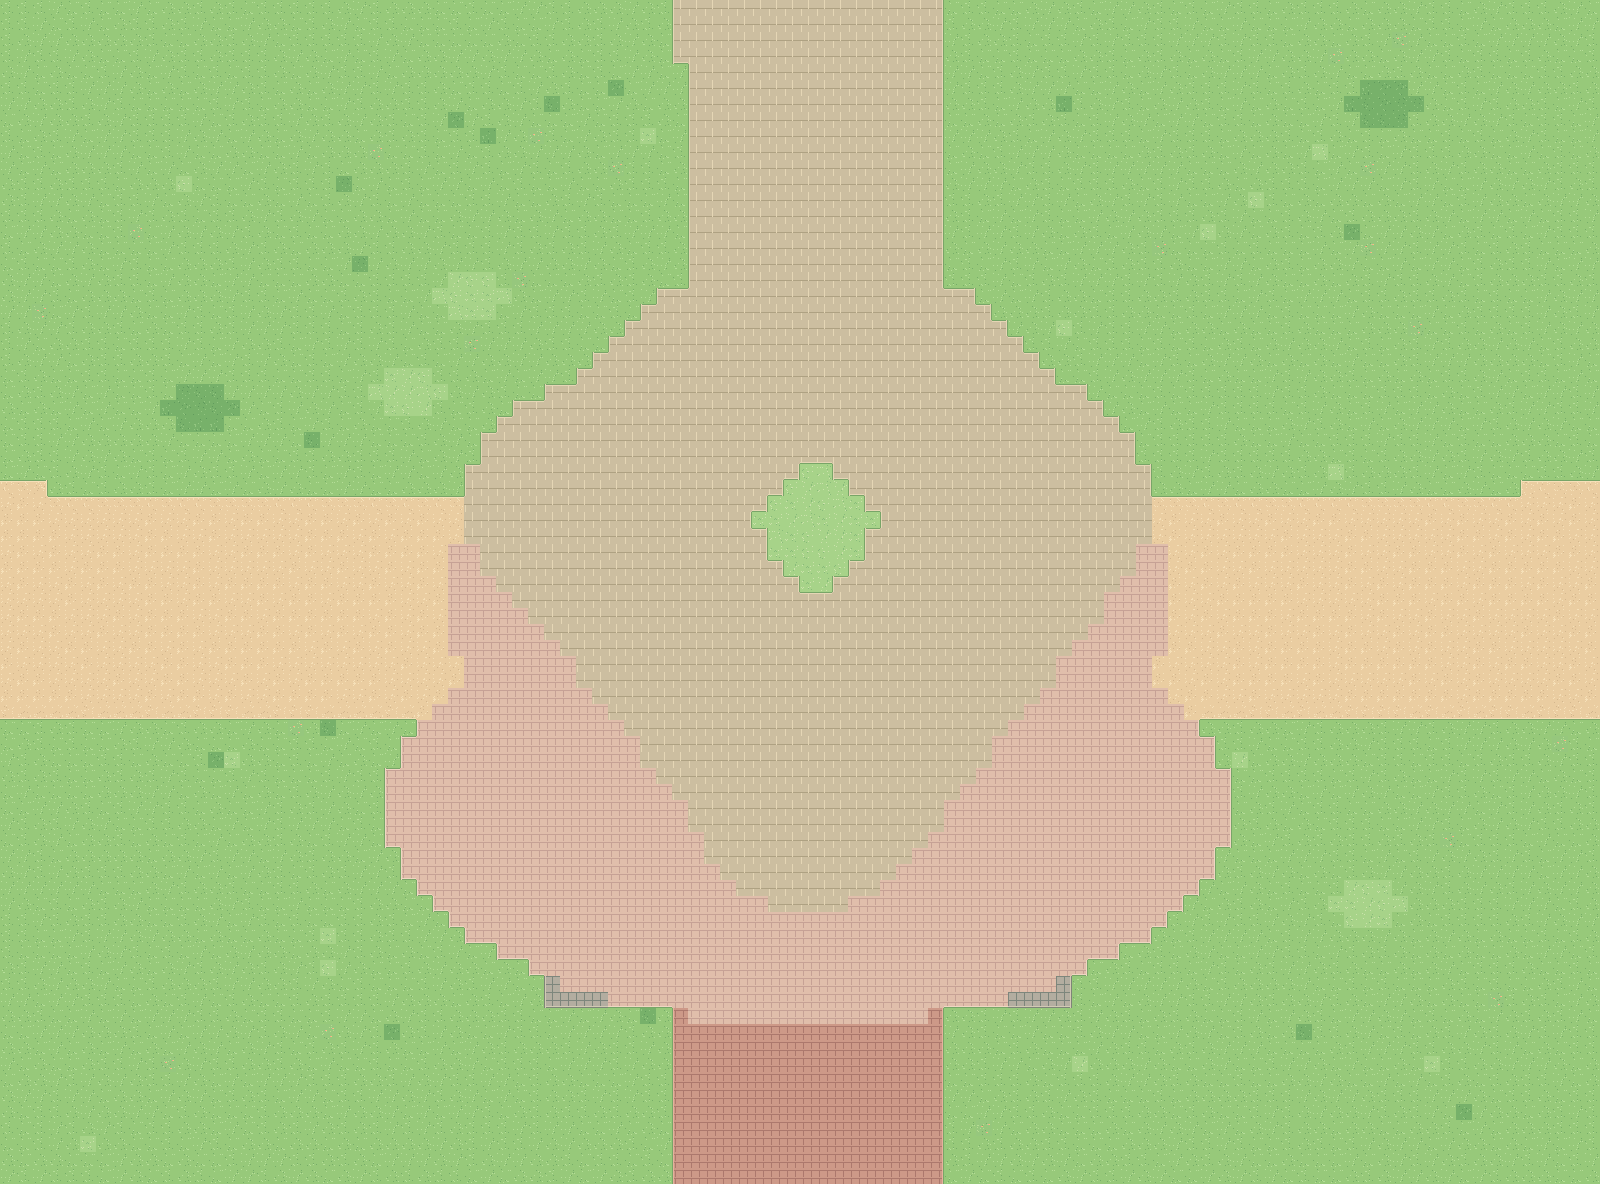

Tiled map render using the project's own tile images. Description and the map definition, with tile-layer contents summarised, below:
An orthogonal 100x74 tile map with 16x16 px tiles, 4 tile layers (Ground, Landscape, Roads, BuildingPads) and 11 objects (3x building_slot, 3x building_label, 2x scene_portal, landmark_area, spawn, ...).

<map version="1.10" tiledversion="1.11.2" orientation="orthogonal" renderorder="right-down" width="100" height="74" tilewidth="16" tileheight="16" infinite="0" nextlayerid="9" nextobjectid="800" backgroundcolor="#97C97A">
  <properties>
    <property name="scene_id" value="18" />
    <property name="scene_name" value="含弘门与雕像广场" />
    <property name="macro_area" value="E 门区行政区" />
    <property name="tile_scale" type="int" value="16" />
    <property name="player_sprite_width" type="int" value="48" />
    <property name="player_sprite_height" type="int" value="48" />
    <property name="world_origin_x_px" type="int" value="0" />
    <property name="world_origin_y_px" type="int" value="0" />
    <property name="ground_only" type="bool" value="true" />
    <property name="building_art_separate" type="bool" value="true" />
  </properties>
  <tileset firstgid="1" name="swu_terrain_16" tilewidth="16" tileheight="16" tilecount="412" columns="16">
    <image source="../assets/ground_tiles_16.png" width="256" height="416" />
  </tileset>
  <layer id="1" name="Ground" width="100" height="74">
    <data>[7400 cells, 7400 non-empty, 4 distinct tile ids]</data>
  </layer>
  <layer id="2" name="Landscape" width="100" height="74">
    <data>[7400 cells, 142 non-empty, 12 distinct tile ids]</data>
  </layer>
  <layer id="3" name="Roads" width="100" height="74">
    <data>[7400 cells, 3109 non-empty, 45 distinct tile ids]</data>
  </layer>
  <layer id="4" name="BuildingPads" width="100" height="74">
    <data>[7400 cells, 10 non-empty, 6 distinct tile ids]</data>
  </layer>
  <objectgroup id="5" name="BuildingSlots" visible="0" color="#D9B768">
    <object id="1" name="slot_18_01" type="building_slot" x="544" y="896" width="112" height="112">
      <properties>
        <property name="display_name" value="一号门西侧门柱占地" />
        <property name="confidence" value="verified_landmark" />
        <property name="note" value="建筑预留地，仅用于当前地图阶段，后续再放建筑与碰撞体" />
        <property name="future_collision" type="bool" value="true" />
        <property name="currently_walkable" type="bool" value="true" />
        <property name="macro_area" value="E 门区行政区" />
      </properties>
    </object>
    <object id="2" name="slot_18_02" type="building_slot" x="960" y="896" width="112" height="112">
      <properties>
        <property name="display_name" value="一号门东侧门柱占地" />
        <property name="confidence" value="verified_landmark" />
        <property name="note" value="建筑预留地，仅用于当前地图阶段，后续再放建筑与碰撞体" />
        <property name="future_collision" type="bool" value="true" />
        <property name="currently_walkable" type="bool" value="true" />
        <property name="macro_area" value="E 门区行政区" />
      </properties>
    </object>
    <object id="3" name="slot_18_03" type="building_slot" x="736" y="464" width="144" height="96">
      <properties>
        <property name="display_name" value="毛泽东雕像 / 景观基座" />
        <property name="confidence" value="verified_landmark" />
        <property name="note" value="建筑预留地，仅用于当前地图阶段，后续再放建筑与碰撞体" />
        <property name="future_collision" type="bool" value="true" />
        <property name="currently_walkable" type="bool" value="true" />
        <property name="macro_area" value="E 门区行政区" />
      </properties>
    </object>
  </objectgroup>
  <objectgroup id="6" name="LandmarkAreas" visible="0" color="#3B9C88">
    <object id="4" name="area_18_01" type="landmark_area" x="480" y="288" width="656" height="400">
      <properties>
        <property name="display_name" value="雕像花园" />
        <property name="confidence" value="landmark_area_approx" />
      </properties>
    </object>
  </objectgroup>
  <objectgroup id="7" name="Portals" visible="0" color="#4CA3D9">
    <object id="5" name="exit_north" type="scene_portal" x="672" y="0" width="272" height="64">
      <properties>
        <property name="direction" value="north" />
        <property name="target_scene" value="12" />
        <property name="target_portal" value="exit_south" />
        <property name="spawn_x_px" type="int" value="800" />
        <property name="spawn_y_px" type="int" value="1056" />
        <property name="trigger" value="cross_map_edge" />
        <property name="enabled" type="bool" value="true" />
      </properties>
    </object>
    <object id="6" name="exit_east" type="scene_portal" x="1520" y="480" width="80" height="240">
      <properties>
        <property name="direction" value="east" />
        <property name="target_scene" value="19" />
        <property name="target_portal" value="exit_west" />
        <property name="spawn_x_px" type="int" value="160" />
        <property name="spawn_y_px" type="int" value="592" />
        <property name="trigger" value="cross_map_edge" />
        <property name="enabled" type="bool" value="true" />
      </properties>
    </object>
  </objectgroup>
  <objectgroup id="8" name="Spawn" visible="0" color="#74B877">
    <object id="7" name="player_start" type="spawn" x="800" y="896" width="0" height="0">
      <properties>
        <property name="feet_position" type="bool" value="true" />
        <property name="sprite_width" type="int" value="48" />
        <property name="sprite_height" type="int" value="48" />
      </properties>
    </object>
  </objectgroup>
  <objectgroup id="9" name="地标中文标注_编辑用" visible="1" color="#284F48">
    <object id="8" name="一号门西侧门柱占地" type="building_label" x="430.0" y="930.0" width="340" height="44">
      <text fontfamily="Noto Sans CJK SC" pixelsize="21" color="#284D42" halign="center" valign="center" wrap="1">一号门西侧门柱占地</text>
    </object>
    <object id="9" name="一号门东侧门柱占地" type="building_label" x="846.0" y="930.0" width="340" height="44">
      <text fontfamily="Noto Sans CJK SC" pixelsize="21" color="#284D42" halign="center" valign="center" wrap="1">一号门东侧门柱占地</text>
    </object>
    <object id="10" name="毛泽东雕像 / 景观基座" type="building_label" x="638.0" y="490.0" width="340" height="44">
      <text fontfamily="Noto Sans CJK SC" pixelsize="21" color="#284D42" halign="center" valign="center" wrap="1">毛泽东雕像 / 景观基座</text>
    </object>
    <object id="11" name="雕像花园" type="area_label" x="638.0" y="466.0" width="340" height="44">
      <text fontfamily="Noto Sans CJK SC" pixelsize="21" color="#284D42" halign="center" valign="center" wrap="1">雕像花园</text>
    </object>
  </objectgroup>
</map>
